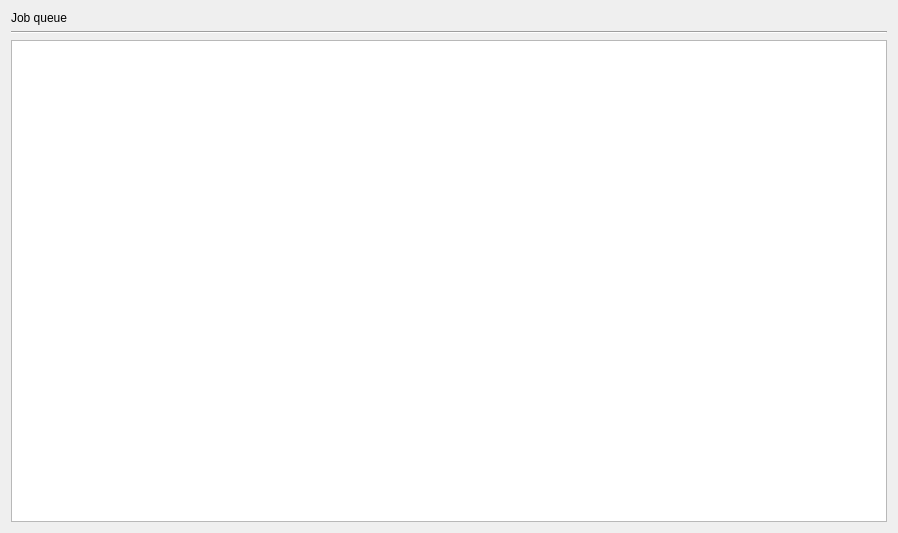
<?xml version="1.0" encoding="UTF-8"?>
<ui version="4.0">
 <class>JobWidget</class>
 <widget class="QWidget" name="JobWidget">
  <property name="geometry">
   <rect>
    <x>0</x>
    <y>0</y>
    <width>898</width>
    <height>533</height>
   </rect>
  </property>
  <property name="windowTitle">
   <string>JobWidget</string>
  </property>
  <layout class="QVBoxLayout" name="verticalLayout">
   <item>
    <widget class="QLabel" name="jobQueueLabel">
     <property name="text">
      <string>Job queue</string>
     </property>
    </widget>
   </item>
   <item>
    <widget class="Line" name="line">
     <property name="orientation">
      <enum>Qt::Horizontal</enum>
     </property>
    </widget>
   </item>
   <item>
    <widget class="QTreeView" name="jobs">
     <property name="contextMenuPolicy">
      <enum>Qt::CustomContextMenu</enum>
     </property>
     <property name="acceptDrops">
      <bool>true</bool>
     </property>
     <property name="editTriggers">
      <set>QAbstractItemView::NoEditTriggers</set>
     </property>
     <property name="dragEnabled">
      <bool>true</bool>
     </property>
     <property name="dragDropMode">
      <enum>QAbstractItemView::InternalMove</enum>
     </property>
     <property name="defaultDropAction">
      <enum>Qt::MoveAction</enum>
     </property>
     <property name="selectionMode">
      <enum>QAbstractItemView::ExtendedSelection</enum>
     </property>
     <property name="selectionBehavior">
      <enum>QAbstractItemView::SelectRows</enum>
     </property>
    </widget>
   </item>
  </layout>
 </widget>
 <layoutdefault spacing="6" margin="11"/>
 <resources/>
 <connections>
  <connection>
   <sender>jobs</sender>
   <signal>customContextMenuRequested(QPoint)</signal>
   <receiver>JobWidget</receiver>
   <slot>onContextMenu(QPoint)</slot>
   <hints>
    <hint type="sourcelabel">
     <x>116</x>
     <y>65</y>
    </hint>
    <hint type="destinationlabel">
     <x>6</x>
     <y>78</y>
    </hint>
   </hints>
  </connection>
 </connections>
 <slots>
  <slot>onContextMenu(QPoint)</slot>
 </slots>
</ui>
